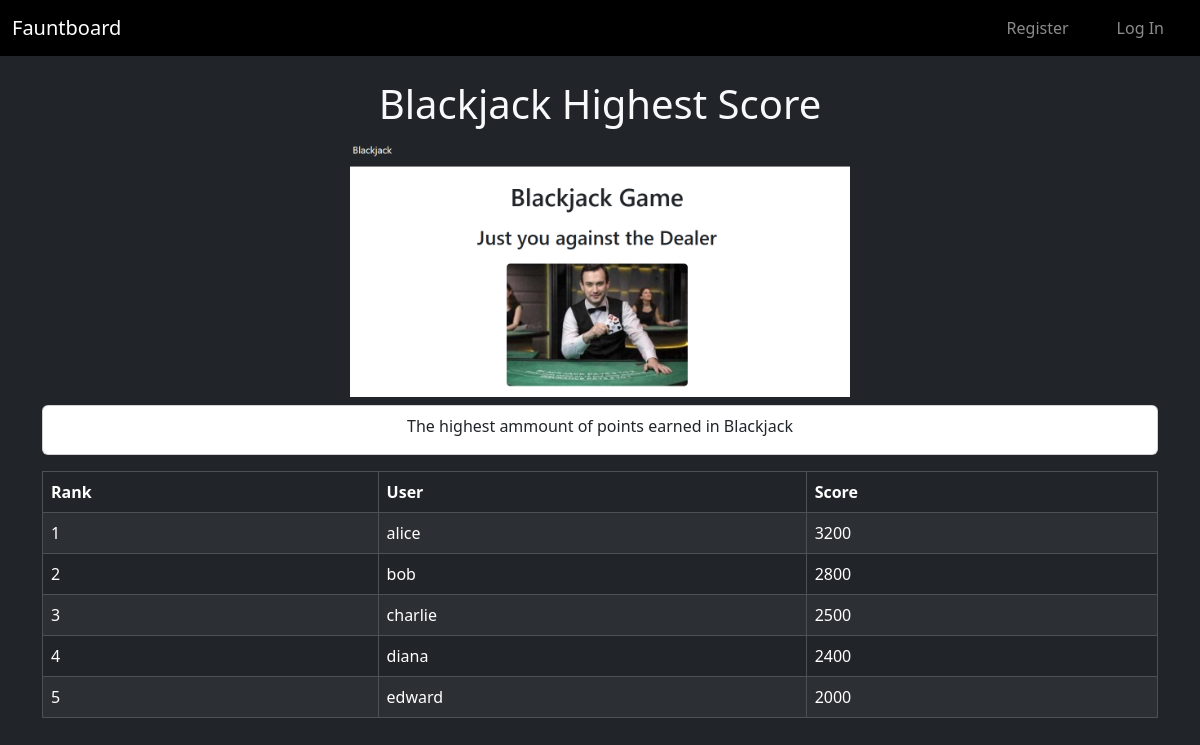
The page /leaderboard/1 on the database its author committed.
### tables this page shows
CREATE TABLE "leaderboards" (
    id INTEGER PRIMARY KEY,
    name TEXT NOT NULL, description TEXT,
    image_path TEXT
, type TEXT NOT NULL);

CREATE TABLE "leaderboard_entries" (
    id INTEGER PRIMARY KEY,
    leaderboard_id INTEGER NOT NULL,
    user_id INTEGER NOT NULL, user TEXT NOT NULL REFERENCES users(username), type TEXT NOT NULL,
    score INTEGER NOT NULL,
    FOREIGN KEY (leaderboard_id) REFERENCES leaderboards(id),
    FOREIGN KEY (user_id) REFERENCES users(id)
);

### app.py (the view)
@app.route("/leaderboard/<int:leaderboard_id>")
def show_leaderboard(leaderboard_id):
    db = get_db()
    leaderboard = db.execute(
        "SELECT * FROM leaderboards WHERE id = ?", (leaderboard_id,)
    ).fetchone()
    entries = db.execute(
        "SELECT * FROM leaderboard_entries WHERE leaderboard_id = ? ORDER BY score DESC",
        (leaderboard_id,)
    ).fetchall()
    return render_template("leaderboard.html", leaderboard=leaderboard, entries=entries)

### app.py (called while the page is built)
def get_db():
    if "db" not in g:
        g.db = sqlite3.connect("database.db")
        g.db.row_factory = sqlite3.Row
    return g.db

@app.before_request
def load_user():
    g.user = None
    if "user_id" in session:
        db = get_db()
        g.user = db.execute(
            "SELECT * FROM users WHERE id = ?",
            (session["user_id"],)
        ).fetchone()

### templates/leaderboard.html
{% extends 'base.html' %}
{% block content %}
<div class="container mt-4 text-light">
  <h1 class="text-center">{{ leaderboard['name'] }}</h1>
  <div class="text-center mb-3">
    {% if leaderboard['image_path'] %}
      <img src="{{ leaderboard['image_path'] }}" alt="{{ leaderboard['name'] }}" style="max-width: 500px;">
    {% else %}
      <div class="p-5 text-center" style="background-color: #444;">
        <h4 class="m-0">{{ leaderboard['name'] }}</h4>
      </div>
    {% endif %}
    <div class="card mt-2 bg-white text-dark">
        <p class="mt-2">{{ leaderboard['description'] }}</p>
    </div>
  </div>
  <table class="table table-dark table-striped table-bordered">
    <thead>
      <tr>
        <th>Rank</th>
        <th>User</th>
        <th>{{ leaderboard['type']|capitalize }}</th>
      </tr>
    </thead>
    <tbody>
      {% for entry in entries %}
      <tr>
        <td>{{ loop.index }}</td>
        <td>{{ entry['user'] }}</td>
        <td>{{ entry['score'] }}</td>
      </tr>
      {% endfor %}
    </tbody>
  </table>
</div>
{% endblock %}

### rows shown on the page
leaderboards: name "Blackjack Highest Score", image_path (picture), description "The highest ammount of points earned in Blackjack", type "Score"
leaderboard_entries: user "alice", score "3200"
leaderboard_entries: user "bob", score "2800"
leaderboard_entries: user "charlie", score "2500"
leaderboard_entries: user "diana", score "2400"
leaderboard_entries: user "edward", score "2000"
